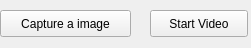
<?xml version="1.0" encoding="UTF-8"?>
<ui version="4.0">
 <class>MainForm</class>
 <widget class="QWidget" name="MainForm">
  <property name="geometry">
   <rect>
    <x>0</x>
    <y>0</y>
    <width>251</width>
    <height>48</height>
   </rect>
  </property>
  <property name="windowTitle">
   <string>JL_Make Movie</string>
  </property>
  <widget class="QPushButton" name="ButCapture01">
   <property name="geometry">
    <rect>
     <x>0</x>
     <y>10</y>
     <width>131</width>
     <height>27</height>
    </rect>
   </property>
   <property name="text">
    <string>Capture a image</string>
   </property>
  </widget>
  <widget class="QPushButton" name="ButVideo">
   <property name="geometry">
    <rect>
     <x>150</x>
     <y>10</y>
     <width>98</width>
     <height>27</height>
    </rect>
   </property>
   <property name="text">
    <string>Start Video</string>
   </property>
  </widget>
 </widget>
 <resources/>
 <connections>
  <connection>
   <sender>ButCapture01</sender>
   <signal>clicked()</signal>
   <receiver>MainForm</receiver>
   <slot>slotCapture01()</slot>
   <hints>
    <hint type="sourcelabel">
     <x>65</x>
     <y>23</y>
    </hint>
    <hint type="destinationlabel">
     <x>199</x>
     <y>149</y>
    </hint>
   </hints>
  </connection>
  <connection>
   <sender>ButVideo</sender>
   <signal>clicked()</signal>
   <receiver>MainForm</receiver>
   <slot>slotVideo()</slot>
   <hints>
    <hint type="sourcelabel">
     <x>198</x>
     <y>23</y>
    </hint>
    <hint type="destinationlabel">
     <x>199</x>
     <y>23</y>
    </hint>
   </hints>
  </connection>
 </connections>
 <slots>
  <slot>slotCapture01()</slot>
  <slot>slotVideo()</slot>
 </slots>
</ui>
